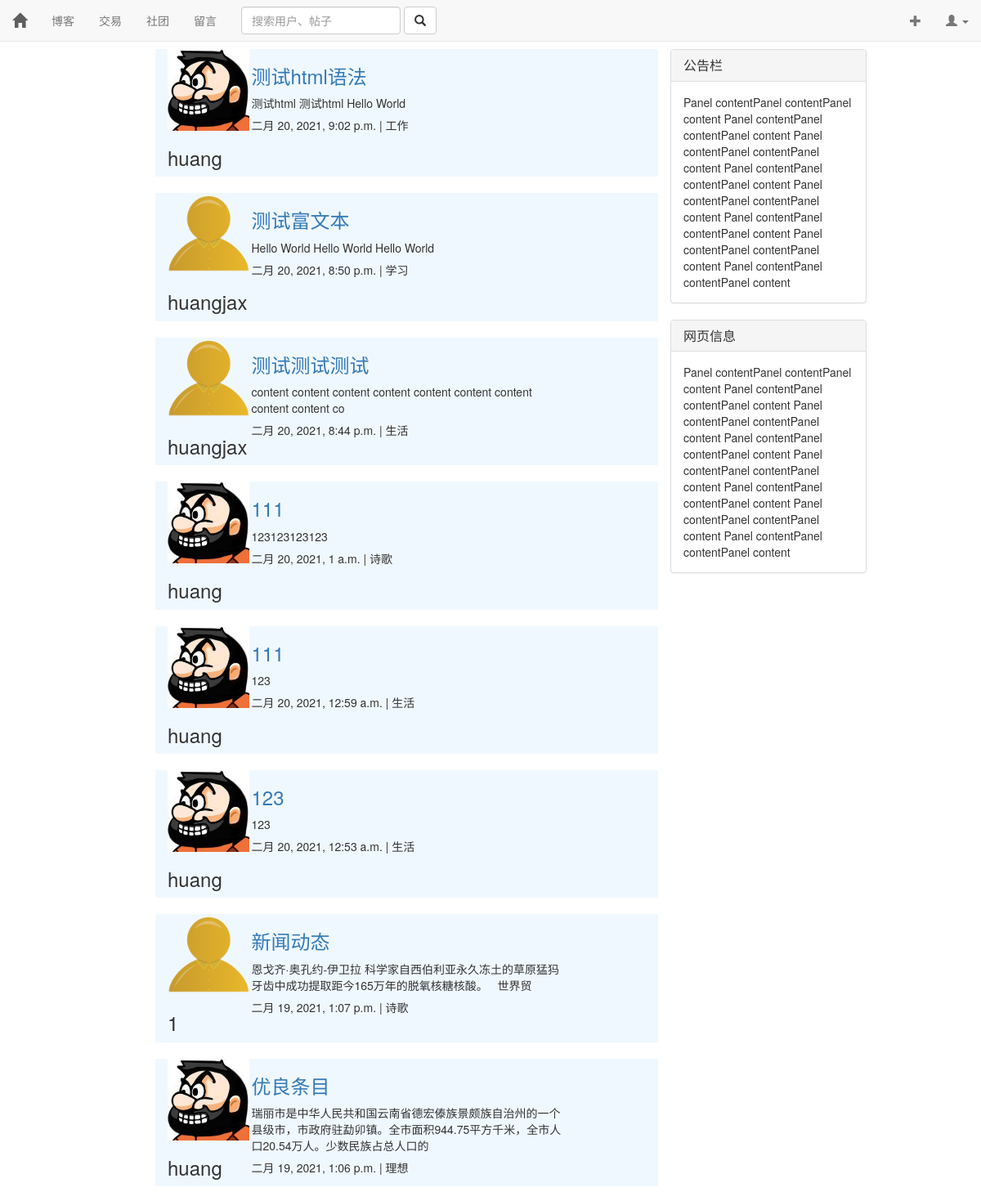
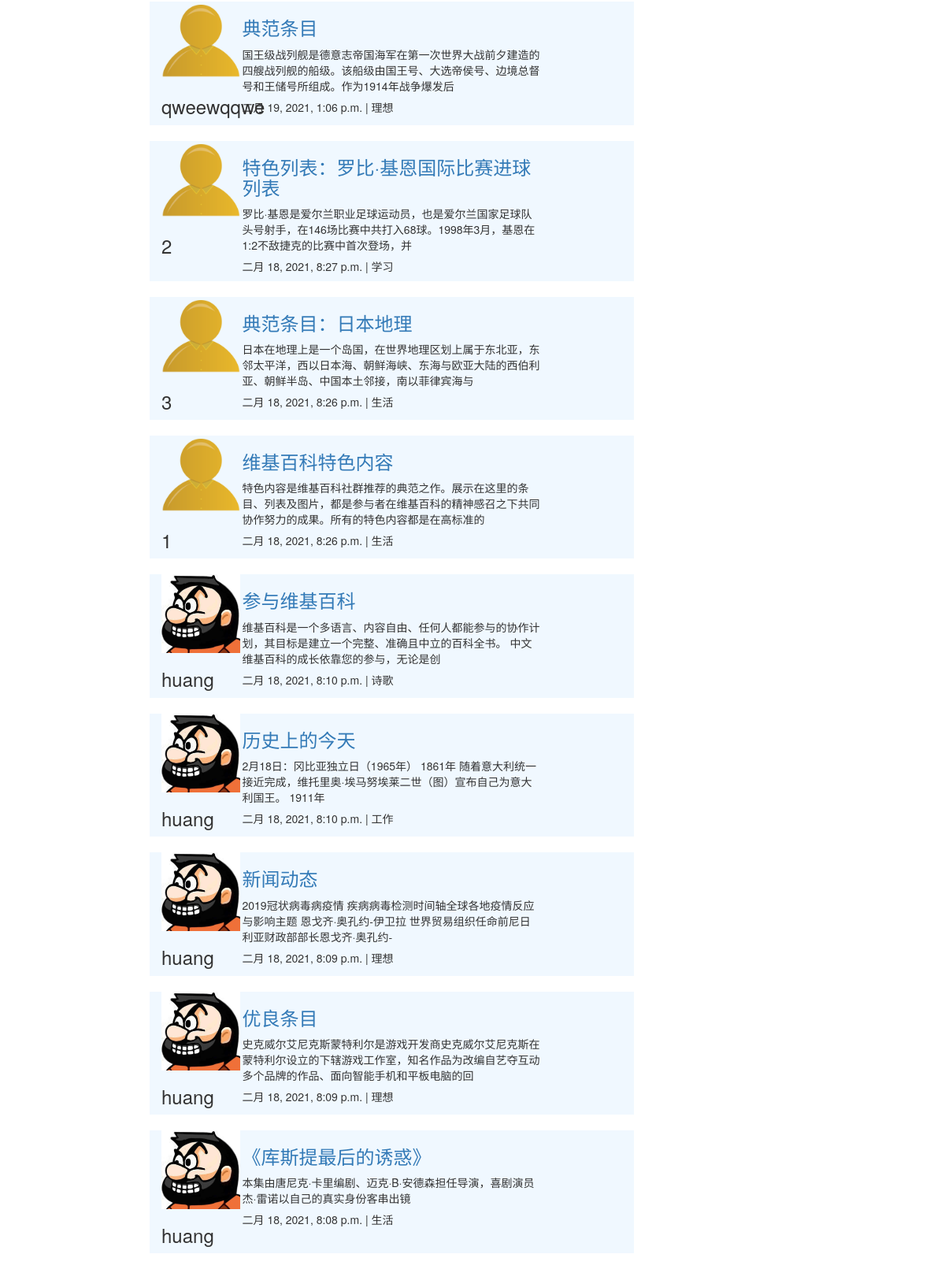
Page /blog/ (signed in) on the committed database (2 pictures, top to bottom).
### blog/models.py (models this page shows, shortened)
class Article(models.Model):
    author = models.ForeignKey(User,on_delete=models.DO_NOTHING)
    title = models.CharField(max_length=30)
    content = RichTextField()
    create_time = models.DateTimeField(auto_now_add=True)
    update_time = models.DateTimeField(auto_now=True)
    type = models.ForeignKey(ArticleType,on_delete=models.DO_NOTHING)
    class Meta:
        ordering=['-create_time']

class ArticleType(models.Model):
    title = models.CharField(max_length=30)

### user/models.py (models this page shows)
class User(AbstractUser):
    motto = models.TextField(max_length=24)
    icon = models.ImageField(default="./static/icon/default.jpg",upload_to='./static/icon/')
    browse = models.IntegerField(default=0)

### blog/views.py (the view)
# urls.py: path('',views.blog_list),
def blog_list(requset):
    if requset.method == 'GET':
        articles = Article.objects.all()
        context = {}
        context ['articles'] = articles
        context ['pos'] = requset.session.get('pos',default =  '0')
        requset.session['pos'] = requset.GET.get('pos','0')
        response = render(requset,'list.html',context)
        return response

### blog/templates/list.html (shortened to what this page needs)
{% extends 'base.html' %}
{% block content %}
    {% for each in articles %}
        <div class="row" style="background-color: aliceblue;">
            <div class="col-md-2">
                <a href="/user/{{ each.author.id }}">
                    <img class="media-object" src="/{{ each.author.icon }}" style="height: 100px;width: 100px;">
                </a>
                <h3>{{ each.author }}</h3>
            </div>
            <div class="col-md-8">
                <a href="/blog/{{ each.id }}">
                    <h3>{{ each.title }}</h3>
                </a>
                <p>
                    {{ each.content |striptags|safe|truncatechars:75  }}
                </p>
                <h5>
                    {{ each.create_time }} | {{ each.type.title }}
                </h5>
            </div>
            <div class="col-md-2">
            </div>
        </div>
        <br>
    {% empty %}
        <h2>
            暂时没有内容
        </h2>
    {% endfor %}
{% endblock %}

### rows in the picture
Article: author.icon (picture), author "huang", title "测试html语法", content "测试html 测试html Hello World", create_time "二月 20, 2021, 9:02 p.m.", type "工作"
Article: author.icon (placeholder picture), author "huangjax", title "测试富文本", content "Hello World Hello World Hello World", create_time "二月 20, 2021, 8:50 p.m.", type "学习"
Article: author.icon (placeholder picture), author "huangjax", title "测试测试测试", content "content content content content content content content content content co", create_time "二月 20, 2021, 8:44 p.m.", type "生活"
Article: author.icon (picture), author "huang", title "111", content "123123123123", create_time "二月 20, 2021, 1 a.m.", type "诗歌"
Article: author.icon (picture), author "huang", title "111", content "123", create_time "二月 20, 2021, 12:59 a.m.", type "生活"
Article: author.icon (picture), author "huang", title "123", content "123", create_time "二月 20, 2021, 12:53 a.m.", type "生活"
Article: author.icon (placeholder picture), author "1", title "新闻动态", content "恩戈齐·奥孔约-伊卫拉 科学家自西伯利亚永久冻土的草原猛犸牙齿中成功提取距今165万年的脱氧核糖核酸。 世界贸", create_time "二月 19, 2021, 1:07 p.m.", type "诗歌"
Article: author.icon (picture), author "huang", title "优良条目", content "瑞丽市是中华人民共和国云南省德宏傣族景颇族自治州的一个县级市，市政府驻勐卯镇。全市面积944.75平方千米，全市人口20.54万人。少数民族占总人口的", create_time "二月 19, 2021, 1:06 p.m.", type "理想"
Article: author.icon (placeholder picture), author "qweewqqwe", title "典范条目", content "国王级战列舰是德意志帝国海军在第一次世界大战前夕建造的四艘战列舰的船级。该船级由国王号、大选帝侯号、边境总督号和王储号所组成。作为1914年战争爆发后", create_time "二月 19, 2021, 1:06 p.m.", type "理想"
Article: author.icon (placeholder picture), author "2", title "特色列表：罗比·基恩国际比赛进球列表", content "罗比·基恩是爱尔兰职业足球运动员，也是爱尔兰国家足球队头号射手，在146场比赛中共打入68球。1998年3月，基恩在1:2不敌捷克的比赛中首次登场，并", create_time "二月 18, 2021, 8:27 p.m.", type "学习"
Article: author.icon (placeholder picture), author "3", title "典范条目：日本地理", content "日本在地理上是一个岛国，在世界地理区划上属于东北亚，东邻太平洋，西以日本海、朝鲜海峡、东海与欧亚大陆的西伯利亚、朝鲜半岛、中国本土邻接，南以菲律宾海与", create_time "二月 18, 2021, 8:26 p.m.", type "生活"
Article: author.icon (placeholder picture), author "1", title "维基百科特色内容", content "特色内容是维基百科社群推荐的典范之作。展示在这里的条目、列表及图片，都是参与者在维基百科的精神感召之下共同协作努力的成果。所有的特色内容都是在高标准的", create_time "二月 18, 2021, 8:26 p.m.", type "生活"
Article: author.icon (picture), author "huang", title "参与维基百科", content "维基百科是一个多语言、内容自由、任何人都能参与的协作计划，其目标是建立一个完整、准确且中立的百科全书。 中文维基百科的成长依靠您的参与，无论是创", create_time "二月 18, 2021, 8:10 p.m.", type "诗歌"
Article: author.icon (picture), author "huang", title "历史上的今天", content "2月18日：冈比亚独立日（1965年） 1861年 随着意大利统一接近完成，维托里奥·埃马努埃莱二世（图）宣布自己为意大利国王。 1911年", create_time "二月 18, 2021, 8:10 p.m.", type "工作"
Article: author.icon (picture), author "huang", title "新闻动态", content "2019冠状病毒病疫情 疾病病毒检测时间轴全球各地疫情反应与影响主题 恩戈齐·奥孔约-伊卫拉 世界贸易组织任命前尼日利亚财政部部长恩戈齐·奥孔约-", create_time "二月 18, 2021, 8:09 p.m.", type "理想"
Article: author.icon (picture), author "huang", title "优良条目", content "史克威尔艾尼克斯蒙特利尔是游戏开发商史克威尔艾尼克斯在蒙特利尔设立的下辖游戏工作室，知名作品为改编自艺夺互动多个品牌的作品、面向智能手机和平板电脑的回", create_time "二月 18, 2021, 8:09 p.m.", type "理想"
Article: author.icon (picture), author "huang", title "《库斯提最后的诱惑》", content "本集由唐尼克·卡里编剧、迈克·B·安德森担任导演，喜剧演员杰·雷诺以自己的真实身份客串出镜", create_time "二月 18, 2021, 8:08 p.m.", type "生活"
